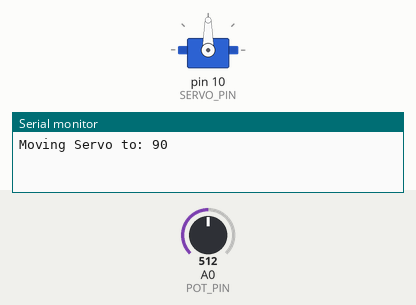
The program below on a simulated Arduino Nano, built with avr-gcc and run on an emulated ATmega328P. Parts: servo, the last lines printed to the serial monitor. Inputs (shaded band) come from the test bench; at power-on: A0 (POT_PIN) = 512.

Above: at 2.2 s.
2.3 s: A0 (POT_PIN) set to 716
At 3.1 s:
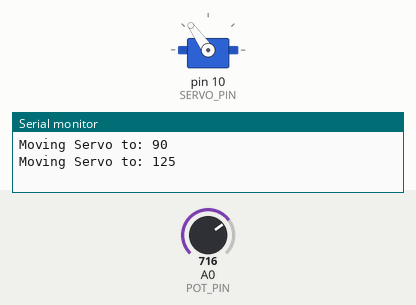
4.1 s: A0 (POT_PIN) set to 900
At 4.9 s:
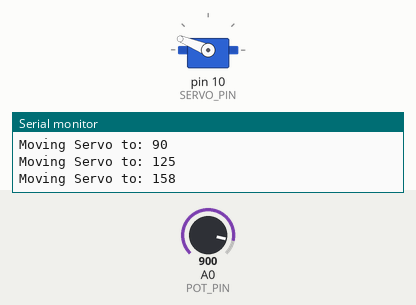
5.8 s: A0 (POT_PIN) set to 1023
At 6.8 s:
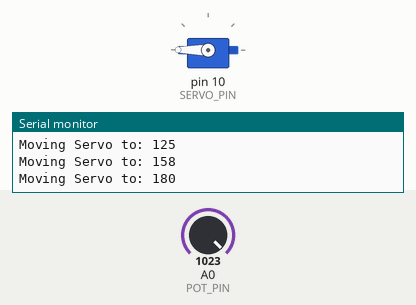
7.4 s: A0 (POT_PIN) set to 306
At 8.7 s:
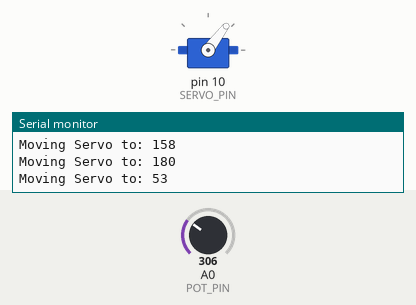
9.1 s: A0 (POT_PIN) set to 170
At 10.4 s:
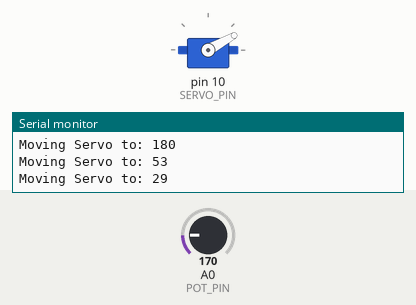
10.7 s: A0 (POT_PIN) set to 0
At 11.3 s:
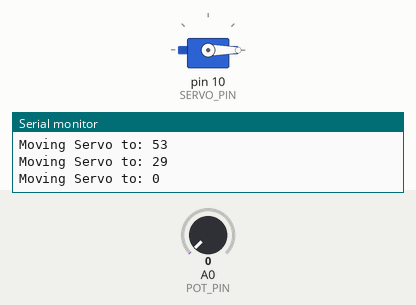
Timing chart, 0 to 13.4 s (numbered marks = the images above; inputs shaded):
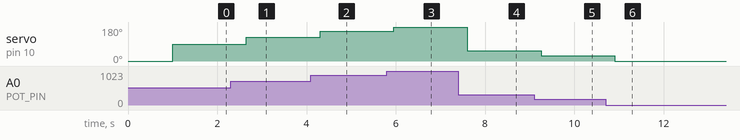

The program:

main.cpp
```cpp
#include <Arduino.h>
#include "../include/Motor.h"
#include "../include/Pot.h"

#define SERVO_PIN 10
#define POT_PIN A0

Motor motor1(SERVO_PIN, POT_PIN);

void setup() {
    Serial.begin(9600);
    delay(1000);  // Allow time for Serial Monitor to start
}

void loop() {
    motor1.Move();
    delay(500);  // Delay to slow down updates
}


// #include <Arduino.h>
// #include <Servo.h>

// Servo myServo;
// #define SERVO_PIN 10

// void setup() {
//     Serial.begin(9600);
//     myServo.attach(SERVO_PIN);
// }

// void loop() {
//     Serial.println("Moving to 0°");
//     myServo.write(0);
//     delay(1000);

//     Serial.println("Moving to 90°");
//     myServo.write(90);
//     delay(1000);

//     Serial.println("Moving to 180°");
//     myServo.write(180);
//     delay(1000);
// }
```

Motor.h
```cpp
#ifndef MOTOR_CLASS
#define MOTOR_CLASS

#include <Arduino.h>
#include <Servo.h>
#include "Pot.h"

#define MIN_ANGLE 0
#define MAX_ANGLE 180

class Motor {
private:
    int servoPin;
    Servo *myServo;
    int servoAngle;
    Pot* myPot;  // Use pointer to handle optional potentiometer
    bool hasPot; // Flag to track if potentiometer is present
    //bool hasSenor; // Checks to see if sensor is present

public:
    ~Motor();

    // Constructor for motor with potentiometer
    Motor(int servoPin, int potPin);

    void Move();

};

#endif
```

Pot.h
```cpp
#ifndef POT_CLASS
#define POT_CLASS

#include <Arduino.h>

class Pot {
private:
    int potPin;

public:
    Pot(int pin);  // Constructor
    int readValue()const;
};

#endif
```

led.h
```cpp
#ifndef _LED_CLASS
#define _LED_CLASS

#include "Pot.h"


#define MIN_BRIGHTNESS 0
#define MAX_BRIGHTNESS 255

class Led{
    private:
        int ledPin;
        int brightness;
        Pot* myPot;
    public:
        Led (int, int);
        ~Led();

        void changeBrigtness();

};


#endif
```

Motor.cpp
```cpp
#include "../include/Motor.h"

#define DEAD_ZONE 3


Motor::Motor(int pin, int potPin) : servoPin(pin), servoAngle(0), hasPot(true) {
    Serial.println("Initializing Motor...");

    myServo = new Servo(); // Allocate memory for Servo object
    myServo->attach(servoPin);
    Serial.println("Servo Attached!");

    myServo->write(servoAngle);
    myPot = new Pot(potPin);
}

// void Motor::Move() {
//     if (!myServo) return;

//     myServo->detach();  // Detach first
//     delay(10);          // Small delay to stabilize
//     myServo->attach(servoPin);  // Reattach every loop

//     if (hasPot && myPot) {
//         servoAngle = map(myPot->readValue(), 0, 1023, MIN_ANGLE, MAX_ANGLE);
//     } else {
//         servoAngle = MIN_ANGLE;
//     }

//     Serial.print("Moving Servo to: ");
//     Serial.println(servoAngle);

//     myServo->write(servoAngle);
//     delay(100);
// },

void Motor::Move() {
    if (!myServo) return;

    if (!myServo->attached()) {
        Serial.println("Reattaching Servo...");
        myServo->attach(servoPin);
        delay(10);
    }

    int newAngle = map(myPot->readValue(), 0, 1023, MIN_ANGLE, MAX_ANGLE);

    if (abs(newAngle - servoAngle) > DEAD_ZONE) {
        servoAngle = newAngle;
        Serial.print("Moving Servo to: ");
        Serial.println(servoAngle);
        myServo->write(servoAngle);
    }

    delay(50);
}

// Destructor (to avoid memory leak)
Motor::~Motor() {
    if (myServo) {
        delete myServo;
        myServo = nullptr;
    }
    if (myPot) {
        delete myPot;
        myPot = nullptr;
    }
}
```

Pot.cpp
```cpp
#include "../include/Pot.h"

Pot::Pot(int pin) : potPin(pin) {
    pinMode(potPin, INPUT);
}

int Pot::readValue()const {
    return analogRead(potPin);
}
```

led.cpp
```cpp
#include "../include/led.h"

Led::Led(int pin, int potPin) : ledPin(pin){
    Pot* temp = new Pot(ledPin);
    myPot = temp;
    delete temp;
    pinMode(ledPin, OUTPUT);
    brightness = MIN_BRIGHTNESS;
}

void Led::changeBrigtness(){
    brightness = map(myPot->readValue(), 0, 1023, MIN_BRIGHTNESS, MAX_BRIGHTNESS);
    analogWrite(ledPin, brightness);
    delay (20);
}

Led::~Led(){
    if (myPot) delete myPot;
}
```

Measured:
- after the input at 2.3 s, servo on pin 10 (SERVO_PIN): 90° → 125° after 0.35 s
- after the input at 4.1 s, servo on pin 10 (SERVO_PIN): 125° → 158° after 0.20 s
- after the input at 5.8 s, servo on pin 10 (SERVO_PIN): 158° → 180° after 0.15 s
- after the input at 7.4 s, servo on pin 10 (SERVO_PIN): 180° → 53° after 0.20 s
- after the input at 9.1 s, servo on pin 10 (SERVO_PIN): 53° → 29° after 0.16 s
- after the input at 10.7 s, servo on pin 10 (SERVO_PIN): 29° → 0° after 0.21 s
